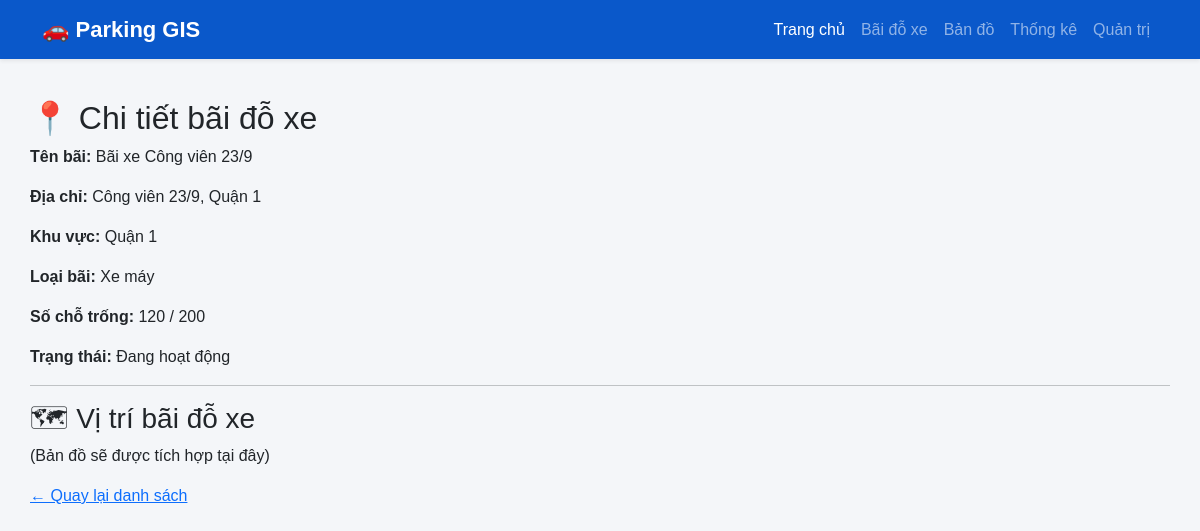
/1/, run on the app's committed database.
### parking/models.py (models this page shows, shortened)
class ParkingLot(models.Model):
    STATUS_CHOICES = [
        ('open', 'Đang hoạt động'),
        ('closed', 'Tạm ngưng'),
    ]
    name = models.CharField(max_length=100, verbose_name="Tên bãi đỗ xe")
    address = models.CharField(max_length=200, verbose_name="Địa chỉ")
    latitude = models.FloatField(null=True, blank=True, verbose_name="Vĩ độ")
    longitude = models.FloatField(null=True, blank=True, verbose_name="Kinh độ")
    capacity = models.IntegerField(verbose_name="Tổng số chỗ")
    available_slots = models.IntegerField(verbose_name="Số chỗ trống")
    status = models.CharField(
        max_length=10,
        choices=STATUS_CHOICES,
        default='open',
        verbose_name="Trạng thái"
    )
    area = models.ForeignKey(
        Area,
        on_delete=models.CASCADE,
        null=True,
        blank=True,
        verbose_name="Khu vực"
    )
    parking_type = models.ForeignKey(
        ParkingType,
        on_delete=models.CASCADE,
        verbose_name="Loại bãi"
    )
    class Meta:
        verbose_name = "Bãi đỗ xe"
        verbose_name_plural = "Bãi đỗ xe"

class Area(models.Model):
    name = models.CharField(max_length=100, verbose_name="Tên khu vực")
    class Meta:
        verbose_name = "Khu vực"
        verbose_name_plural = "Khu vực"
    def __str__(self):
        return self.name

class ParkingType(models.Model):
    name = models.CharField(max_length=50, verbose_name="Loại bãi đỗ")
    class Meta:
        verbose_name = "Loại bãi đỗ xe"
        verbose_name_plural = "Loại bãi đỗ xe"
    def __str__(self):
        return self.name

### parking/views.py (the view)
# urls.py: path('<int:pk>/', views.parking_detail, name='parking_detail'),
def parking_detail(request, pk):
    parking_lot = get_object_or_404(ParkingLot, pk=pk)
    return render(request, 'parking/parking_detail.html', {
        'parking_lot': parking_lot
    })

### parking/templates/parking/parking_detail.html
{% extends 'parking/base.html' %}
{% block content %}
<h2>📍 Chi tiết bãi đỗ xe</h2>
<p><strong>Tên bãi:</strong> {{ parking_lot.name }}</p>
<p><strong>Địa chỉ:</strong> {{ parking_lot.address }}</p>
<p><strong>Khu vực:</strong> {{ parking_lot.area }}</p>
<p><strong>Loại bãi:</strong> {{ parking_lot.parking_type }}</p>
<p><strong>Số chỗ trống:</strong> {{ parking_lot.available_slots }} / {{ parking_lot.capacity }}</p>
<p><strong>Trạng thái:</strong> {{ parking_lot.get_status_display }}</p>
<hr>
<h3>🗺 Vị trí bãi đỗ xe</h3>
<p>(Bản đồ sẽ được tích hợp tại đây)</p>
<a href="{% url 'parking_list' %}">← Quay lại danh sách</a>
{% endblock %}

### parking/templates/parking/base.html (style rules this page uses)
body { background-color: #f4f6f9; font-family: Arial, sans-serif; }

### data on the page
ParkingLot: name "Bãi xe Công viên 23/9", address "Công viên 23/9, Quận 1", area "Quận 1", parking_type "Xe máy", available_slots "120", capacity "200", status "Đang hoạt động"
